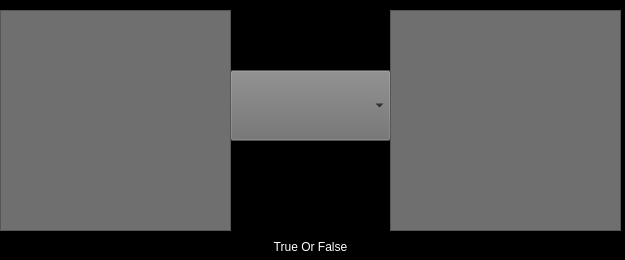
<?xml version="1.0" encoding="UTF-8"?>
<ui version="4.0">
 <class>Form</class>
 <widget class="QWidget" name="Form">
  <property name="geometry">
   <rect>
    <x>0</x>
    <y>0</y>
    <width>625</width>
    <height>260</height>
   </rect>
  </property>
  <property name="minimumSize">
   <size>
    <width>625</width>
    <height>260</height>
   </size>
  </property>
  <property name="maximumSize">
   <size>
    <width>625</width>
    <height>260</height>
   </size>
  </property>
  <property name="windowTitle">
   <string>True Or False</string>
  </property>
  <property name="styleSheet">
   <string notr="true">background-color: rgb(0, 0, 0);</string>
  </property>
  <widget class="QComboBox" name="equalityoperator">
   <property name="geometry">
    <rect>
     <x>230</x>
     <y>70</y>
     <width>161</width>
     <height>71</height>
    </rect>
   </property>
   <property name="styleSheet">
    <string notr="true">background-color: rgb(111, 111, 111);</string>
   </property>
  </widget>
  <widget class="QTextEdit" name="text1">
   <property name="geometry">
    <rect>
     <x>0</x>
     <y>10</y>
     <width>231</width>
     <height>221</height>
    </rect>
   </property>
   <property name="styleSheet">
    <string notr="true">background-color: rgb(111, 111, 111);</string>
   </property>
  </widget>
  <widget class="QTextEdit" name="text2">
   <property name="geometry">
    <rect>
     <x>390</x>
     <y>10</y>
     <width>231</width>
     <height>221</height>
    </rect>
   </property>
   <property name="styleSheet">
    <string notr="true">background-color: rgb(111, 111, 111);</string>
   </property>
  </widget>
  <widget class="QLabel" name="trueorfalse">
   <property name="geometry">
    <rect>
     <x>0</x>
     <y>236</y>
     <width>621</width>
     <height>21</height>
    </rect>
   </property>
   <property name="styleSheet">
    <string notr="true">color: rgb(255, 255, 255);</string>
   </property>
   <property name="text">
    <string>True Or False</string>
   </property>
   <property name="alignment">
    <set>Qt::AlignCenter</set>
   </property>
  </widget>
 </widget>
 <resources/>
 <connections/>
</ui>
